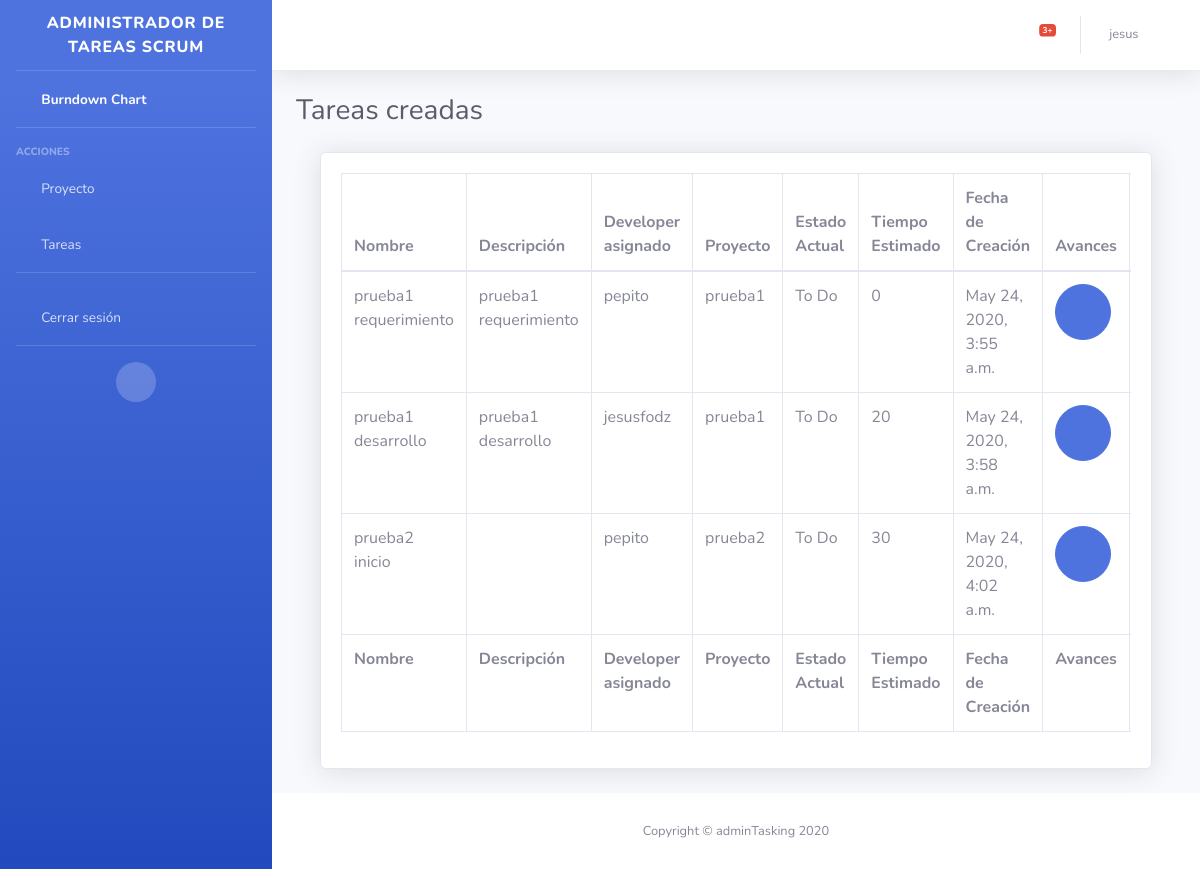
The page /list-tareas-creadas/ (signed in) on the database as committed earlier.
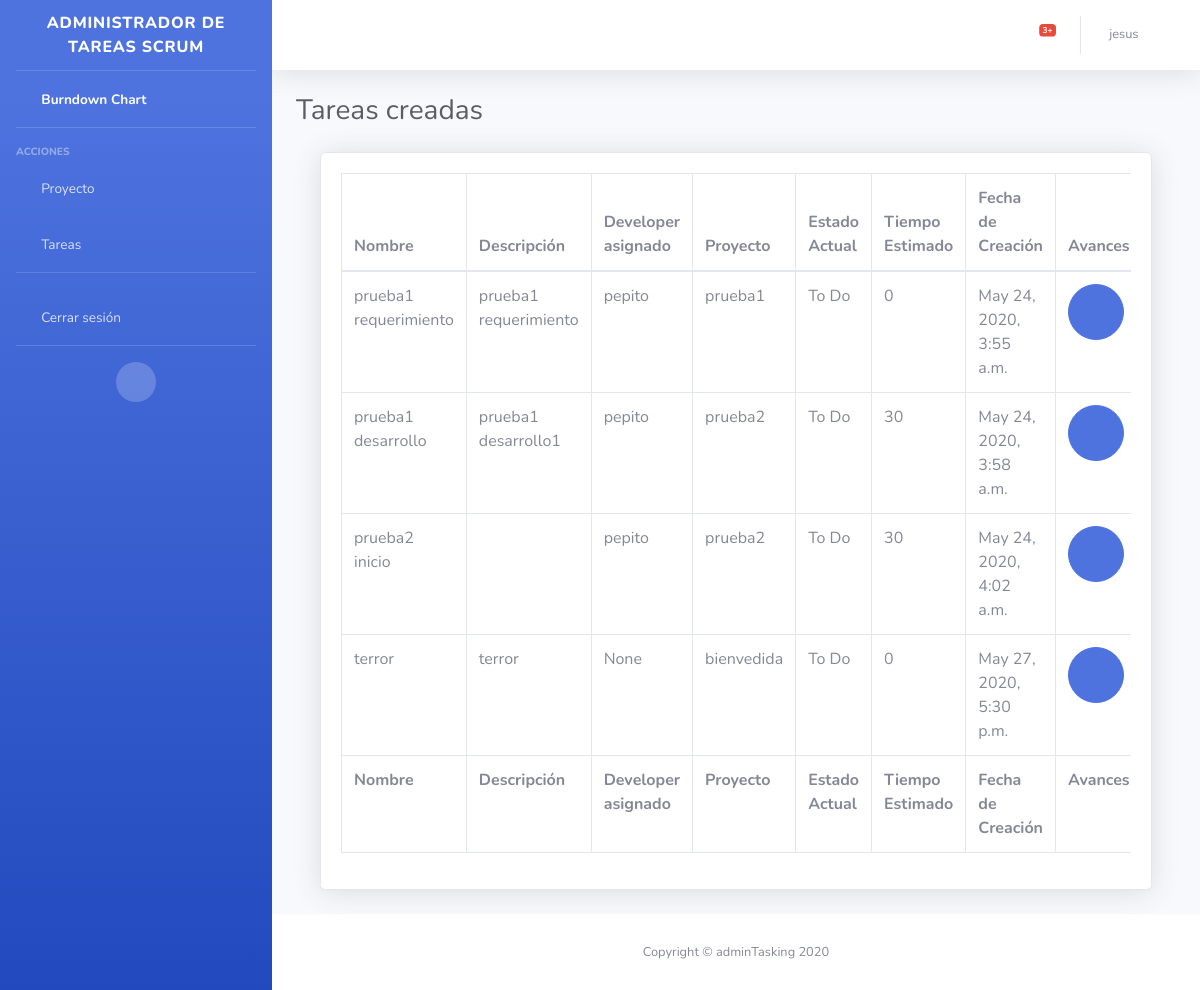
The same page on the database as committed later.
### app/models.py (models this page shows, shortened)
class Tarea(models.Model):
    nombre = models.CharField(max_length=200, null=False)
    descripcion = models.TextField(null=True)
    tiempoEstimado = models.IntegerField(null=True)
    fechaCreacion = models.DateTimeField(auto_now_add=True)
    developer =models.ForeignKey(User,
                  related_name='developer',
                  null=True,
                  on_delete=models.PROTECT)
    proyecto =models.ForeignKey(Proyecto,
                  related_name='proyecto',
                  null=False,
                  on_delete=models.PROTECT)
    estadoActual =models.ForeignKey(Estado,
                  related_name='estadoActual',
                  null=False,
                  on_delete=models.PROTECT)
    class Meta:
        app_label = 'app'

class Proyecto(models.Model):
    nombre = models.CharField(max_length=45, null=False)
    descripcion = models.CharField(max_length=45, null=True)
    productOwner =models.ForeignKey(User,
                  related_name='productOwner',
                  null=False,
                  on_delete=models.PROTECT)
    def __str__(self):
        return self.nombre
    class Meta:
        app_label = 'app'

class Estado(models.Model):
    nombre = models.CharField(max_length=45, null=False)
    def __str__(self):
        return self.nombre
    class Meta:
        app_label = 'app'

### app/views.py (the view)
# urls.py: path('list-tareas-creadas/', views.list_tareas_creadas, name='list_tareas_creadas'),
@login_required
def list_tareas_creadas(request):
    productOwner=User.objects.get(id=request.user.id)
    lista_proyectos=Proyecto.objects.filter( productOwner=productOwner)
    lista_tareas=Tarea.objects.filter( proyecto__in=[p.id for p in lista_proyectos])
    contexto = {
        'lista_tareas': lista_tareas
    }
    return render(request, "app/tareas_creadas.html",contexto)

### app/templates/app/tareas_creadas.html (shortened to what this page needs)
{% extends "app/base.html" %}
{% load static %}
{% block contenido %}
<div class="d-sm-flex align-items-center justify-content-between mb-4">
    <h1 class="h3 mb-0 text-gray-800">Tareas creadas</h1>
</div>
<div class="container-fluid">
    <div class="card shadow mb-4">
        <div class="card-body">
            <div class="table-responsive">
                <table class="table table-bordered" id="dataTable" width="100%" cellspacing="0">
                    <thead>
                        <tr>
                            <th>Nombre</th>
                            <th>Descripción</th>
                            <th>Developer asignado</th>
                            <th>Proyecto</th>
                            <th>Estado Actual</th>
                            <th>Tiempo Estimado</th>
                            <th>Fecha de Creación</th>
                            <th>Avances</th>
                        </tr>
                    </thead>
                    <tfoot>
                        <tr>
                            <th>Nombre</th>
                            <th>Descripción</th>
                            <th>Developer asignado</th>
                            <th>Proyecto</th>
                            <th>Estado Actual</th>
                            <th>Tiempo Estimado</th>
                            <th>Fecha de Creación</th>
                            <th>Avances</th>
                        </tr>
                    </tfoot>
                    <tbody>
                        {% for tarea in lista_tareas %}
                        <tr>
                            <td>{{ tarea.nombre }}</td>
                            <td>{{ tarea.descripcion }}</td>
                            <td>{{ tarea.developer }}</td>
                            <td>{{ tarea.proyecto }}</td>
                            <td>{{ tarea.estadoActual }}</td>
                            <td>{{ tarea.tiempoEstimado }}</td>
                            <td>{{ tarea.fechaCreacion }}</td>
                            <td>
                                <form class="user" action="" method="post">
                                    <button class="btn btn-primary btn-circle btn-lg" type="submit"><i
                                            class="fas fa-info-circle"></i>
                                    </button>
                                </form>
                            </td>
                        </tr>
                        {% endfor %}
                    </tbody>
                </table>
            </div>
        </div>
    </div>
</div>
{% endblock %}

Rows that differ between the two databases and show on the page:
changed Tarea "prueba1 desarrollo": descripcion "prueba1 desarrollo" → "prueba1 desarrollo1"; developer "jesusfodz" → "pepito"; proyecto "prueba1" → "prueba2"; tiempoEstimado "20" → "30"
added Tarea: nombre "terror", descripcion "terror", developer "None", proyecto "bienvedida", estadoActual "To Do", tiempoEstimado "0", fechaCreacion "May 27, 2020, 5:30 p.m."
